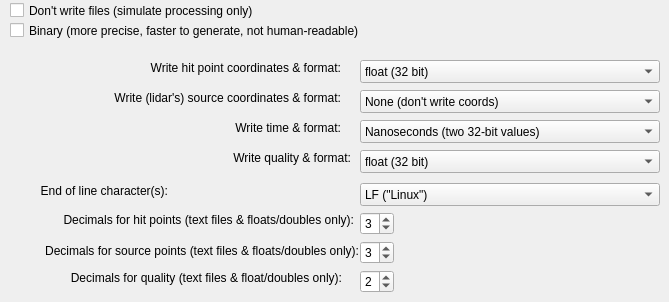
                 <widget class="QWidget" name="tab_Lidar_Script_FileFormat">
                  <property name="autoFillBackground">
                   <bool>true</bool>
                  </property>
                  <attribute name="title">
                   <string>File format settings</string>
                  </attribute>
                  <widget class="QCheckBox" name="checkBox_Lidar_Script_FileFormat_Binary">
                   <property name="geometry">
                    <rect>
                     <x>10</x>
                     <y>20</y>
                     <width>644</width>
                     <height>21</height>
                    </rect>
                   </property>
                   <property name="toolTip">
                    <string>&lt;html&gt;&lt;head/&gt;&lt;body&gt;&lt;p&gt;Normal lengths can be utilized in MeshLab&lt;/p&gt;&lt;/body&gt;&lt;/html&gt;</string>
                   </property>
                   <property name="text">
                    <string>Binary (more precise, faster to generate, not human-readable)</string>
                   </property>
                  </widget>
                  <widget class="QLabel" name="label_Lidar_Script_FileFormat_hitPointCoordsFormat">
                   <property name="geometry">
                    <rect>
                     <x>30</x>
                     <y>60</y>
                     <width>311</width>
                     <height>16</height>
                    </rect>
                   </property>
                   <property name="text">
                    <string>Write hit point coordinates &amp; format:</string>
                   </property>
                   <property name="alignment">
                    <set>Qt::AlignRight|Qt::AlignTrailing|Qt::AlignVCenter</set>
                   </property>
                  </widget>
                  <widget class="QComboBox" name="comboBox_Lidar_Script_FileFormat_HitPointCoordsFormat">
                   <property name="geometry">
                    <rect>
                     <x>360</x>
                     <y>60</y>
                     <width>300</width>
                     <height>23</height>
                    </rect>
                   </property>
                   <property name="minimumSize">
                    <size>
                     <width>300</width>
                     <height>0</height>
                    </size>
                   </property>
                   <property name="currentIndex">
                    <number>1</number>
                   </property>
                   <item>
                    <property name="text">
                     <string>None (don't write coords)</string>
                    </property>
                   </item>
                   <item>
                    <property name="text">
                     <string>float (32 bit)</string>
                    </property>
                   </item>
                   <item>
                    <property name="text">
                     <string>double (64 bit)</string>
                    </property>
                   </item>
                   <item>
                    <property name="text">
                     <string>short (-32768...32767 mm)</string>
                    </property>
                   </item>
                   <item>
                    <property name="text">
                     <string>short delta</string>
                    </property>
                   </item>
                  </widget>
                  <widget class="QLabel" name="label_Lidar_Script_FileFormat_SourceCoordsFormat">
                   <property name="geometry">
                    <rect>
                     <x>30</x>
                     <y>90</y>
                     <width>311</width>
                     <height>16</height>
                    </rect>
                   </property>
                   <property name="text">
                    <string>Write (lidar's) source coordinates &amp; format:</string>
                   </property>
                   <property name="alignment">
                    <set>Qt::AlignRight|Qt::AlignTrailing|Qt::AlignVCenter</set>
                   </property>
                  </widget>
                  <widget class="QComboBox" name="comboBox_Lidar_Script_FileFormat_SourceCoordsFormat">
                   <property name="geometry">
                    <rect>
                     <x>360</x>
                     <y>90</y>
                     <width>300</width>
                     <height>23</height>
                    </rect>
                   </property>
                   <property name="minimumSize">
                    <size>
                     <width>300</width>
                     <height>0</height>
                    </size>
                   </property>
                   <property name="currentIndex">
                    <number>0</number>
                   </property>
                   <item>
                    <property name="text">
                     <string>None (don't write coords)</string>
                    </property>
                   </item>
                   <item>
                    <property name="text">
                     <string>float (32 bit)</string>
                    </property>
                   </item>
                   <item>
                    <property name="text">
                     <string>double (64 bit)</string>
                    </property>
                   </item>
                   <item>
                    <property name="text">
                     <string>short (-32767...32767 mm)</string>
                    </property>
                   </item>
                   <item>
                    <property name="text">
                     <string>short delta</string>
                    </property>
                   </item>
                  </widget>
                  <widget class="QLabel" name="label_Lidar_Script_FileFormat_TimeFormat">
                   <property name="geometry">
                    <rect>
                     <x>30</x>
                     <y>120</y>
                     <width>311</width>
                     <height>16</height>
                    </rect>
                   </property>
                   <property name="text">
                    <string>Write time &amp; format:</string>
                   </property>
                   <property name="alignment">
                    <set>Qt::AlignRight|Qt::AlignTrailing|Qt::AlignVCenter</set>
                   </property>
                  </widget>
                  <widget class="QComboBox" name="comboBox_Lidar_Script_FileFormat_TimeFormat">
                   <property name="geometry">
                    <rect>
                     <x>360</x>
                     <y>120</y>
                     <width>300</width>
                     <height>23</height>
                    </rect>
                   </property>
                   <property name="minimumSize">
                    <size>
                     <width>300</width>
                     <height>0</height>
                    </size>
                   </property>
                   <property name="currentIndex">
                    <number>1</number>
                   </property>
                   <item>
                    <property name="text">
                     <string>None (don't write time)</string>
                    </property>
                   </item>
                   <item>
                    <property name="text">
                     <string>Nanoseconds (two 32-bit values)</string>
                    </property>
                   </item>
                   <item>
                    <property name="text">
                     <string>Microsecond delta 16-bit</string>
                    </property>
                   </item>
                  </widget>
                  <widget class="QLabel" name="label_Lidar_Script_FileFormat_QualityFormat">
                   <property name="geometry">
                    <rect>
                     <x>40</x>
                     <y>150</y>
                     <width>311</width>
                     <height>16</height>
                    </rect>
                   </property>
                   <property name="text">
                    <string>Write quality &amp; format:</string>
                   </property>
                   <property name="alignment">
                    <set>Qt::AlignRight|Qt::AlignTrailing|Qt::AlignVCenter</set>
                   </property>
                  </widget>
                  <widget class="QComboBox" name="comboBox_Lidar_Script_FileFormat_QualityFormat">
                   <property name="geometry">
                    <rect>
                     <x>360</x>
                     <y>150</y>
                     <width>300</width>
                     <height>23</height>
                    </rect>
                   </property>
                   <property name="minimumSize">
                    <size>
                     <width>300</width>
                     <height>0</height>
                    </size>
                   </property>
                   <property name="currentIndex">
                    <number>1</number>
                   </property>
                   <item>
                    <property name="text">
                     <string>None (don't write quality)</string>
                    </property>
                   </item>
                   <item>
                    <property name="text">
                     <string>float (32 bit)</string>
                    </property>
                   </item>
                   <item>
                    <property name="text">
                     <string>scaled unsigned char (8 bit, 0...1 -&gt; 0...255)</string>
                    </property>
                   </item>
                   <item>
                    <property name="text">
                     <string>&quot;raw&quot; unsigned char (8 bit, 0...255 -&gt; 0...255)</string>
                    </property>
                   </item>
                  </widget>
                  <widget class="QCheckBox" name="checkBox_Lidar_Script_FileFormat_DontWriteFiles">
                   <property name="geometry">
                    <rect>
                     <x>10</x>
                     <y>0</y>
                     <width>644</width>
                     <height>21</height>
                    </rect>
                   </property>
                   <property name="toolTip">
                    <string>&lt;html&gt;&lt;head/&gt;&lt;body&gt;&lt;p&gt;Normal lengths can be utilized in MeshLab&lt;/p&gt;&lt;/body&gt;&lt;/html&gt;</string>
                   </property>
                   <property name="text">
                    <string>Don't write files (simulate processing only)</string>
                   </property>
                  </widget>
                  <widget class="QLabel" name="label_Lidar_Script_FileFormat_Decimals_Source">
                   <property name="geometry">
                    <rect>
                     <x>8</x>
                     <y>241</y>
                     <width>351</width>
                     <height>20</height>
                    </rect>
                   </property>
                   <property name="text">
                    <string>Decimals for source points (text files &amp; floats/doubles only):</string>
                   </property>
                   <property name="alignment">
                    <set>Qt::AlignRight|Qt::AlignTrailing|Qt::AlignVCenter</set>
                   </property>
                  </widget>
                  <widget class="QComboBox" name="comboBox_Lidar_Script_FileFormat_EOLCharacters">
                   <property name="geometry">
                    <rect>
                     <x>360</x>
                     <y>183</y>
                     <width>300</width>
                     <height>23</height>
                    </rect>
                   </property>
                   <property name="minimumSize">
                    <size>
                     <width>300</width>
                     <height>0</height>
                    </size>
                   </property>
                   <property name="currentIndex">
                    <number>1</number>
                   </property>
                   <item>
                    <property name="text">
                     <string>CR (PLY-standard(?), meshlab doesn't support)</string>
                    </property>
                   </item>
                   <item>
                    <property name="text">
                     <string>LF (&quot;Linux&quot;)</string>
                    </property>
                   </item>
                   <item>
                    <property name="text">
                     <string>CR+LF (&quot;Windows&quot;)</string>
                    </property>
                   </item>
                  </widget>
                  <widget class="QSpinBox" name="spinBox_Lidar_Script_FileFormat_Decimals_Quality">
                   <property name="geometry">
                    <rect>
                     <x>360</x>
                     <y>270</y>
                     <width>34</width>
                     <height>23</height>
                    </rect>
                   </property>
                   <property name="minimum">
                    <number>1</number>
                   </property>
                   <property name="maximum">
                    <number>6</number>
                   </property>
                   <property name="value">
                    <number>2</number>
                   </property>
                  </widget>
                  <widget class="QLabel" name="label_Lidar_Script_FileFormat_Decimals_Quality">
                   <property name="geometry">
                    <rect>
                     <x>31</x>
                     <y>270</y>
                     <width>311</width>
                     <height>16</height>
                    </rect>
                   </property>
                   <property name="text">
                    <string>Decimals for quality (text files &amp; float/doubles only):</string>
                   </property>
                   <property name="alignment">
                    <set>Qt::AlignRight|Qt::AlignTrailing|Qt::AlignVCenter</set>
                   </property>
                  </widget>
                  <widget class="QLabel" name="label_Lidar_Script_FileFormat_EOLCharacters">
                   <property name="geometry">
                    <rect>
                     <x>31</x>
                     <y>183</y>
                     <width>137</width>
                     <height>16</height>
                    </rect>
                   </property>
                   <property name="text">
                    <string>End of line character(s):</string>
                   </property>
                   <property name="alignment">
                    <set>Qt::AlignRight|Qt::AlignTrailing|Qt::AlignVCenter</set>
                   </property>
                  </widget>
                  <widget class="QSpinBox" name="spinBox_Lidar_Script_FileFormat_Decimals_SourcePoints">
                   <property name="geometry">
                    <rect>
                     <x>360</x>
                     <y>241</y>
                     <width>34</width>
                     <height>23</height>
                    </rect>
                   </property>
                   <property name="minimum">
                    <number>1</number>
                   </property>
                   <property name="maximum">
                    <number>6</number>
                   </property>
                   <property name="value">
                    <number>3</number>
                   </property>
                  </widget>
                  <widget class="QSpinBox" name="spinBox_Lidar_Script_FileFormat_Decimals_HitPointCoords">
                   <property name="geometry">
                    <rect>
                     <x>360</x>
                     <y>212</y>
                     <width>34</width>
                     <height>23</height>
                    </rect>
                   </property>
                   <property name="minimum">
                    <number>1</number>
                   </property>
                   <property name="maximum">
                    <number>6</number>
                   </property>
                   <property name="value">
                    <number>3</number>
                   </property>
                  </widget>
                  <widget class="QLabel" name="label_Lidar_Script_FileFormat_Decimals_HitpointCoords">
                   <property name="geometry">
                    <rect>
                     <x>31</x>
                     <y>212</y>
                     <width>323</width>
                     <height>16</height>
                    </rect>
                   </property>
                   <property name="text">
                    <string>Decimals for hit points (text files &amp; floats/doubles only):</string>
                   </property>
                   <property name="alignment">
                    <set>Qt::AlignRight|Qt::AlignTrailing|Qt::AlignVCenter</set>
                   </property>
                  </widget>
                 </widget>
